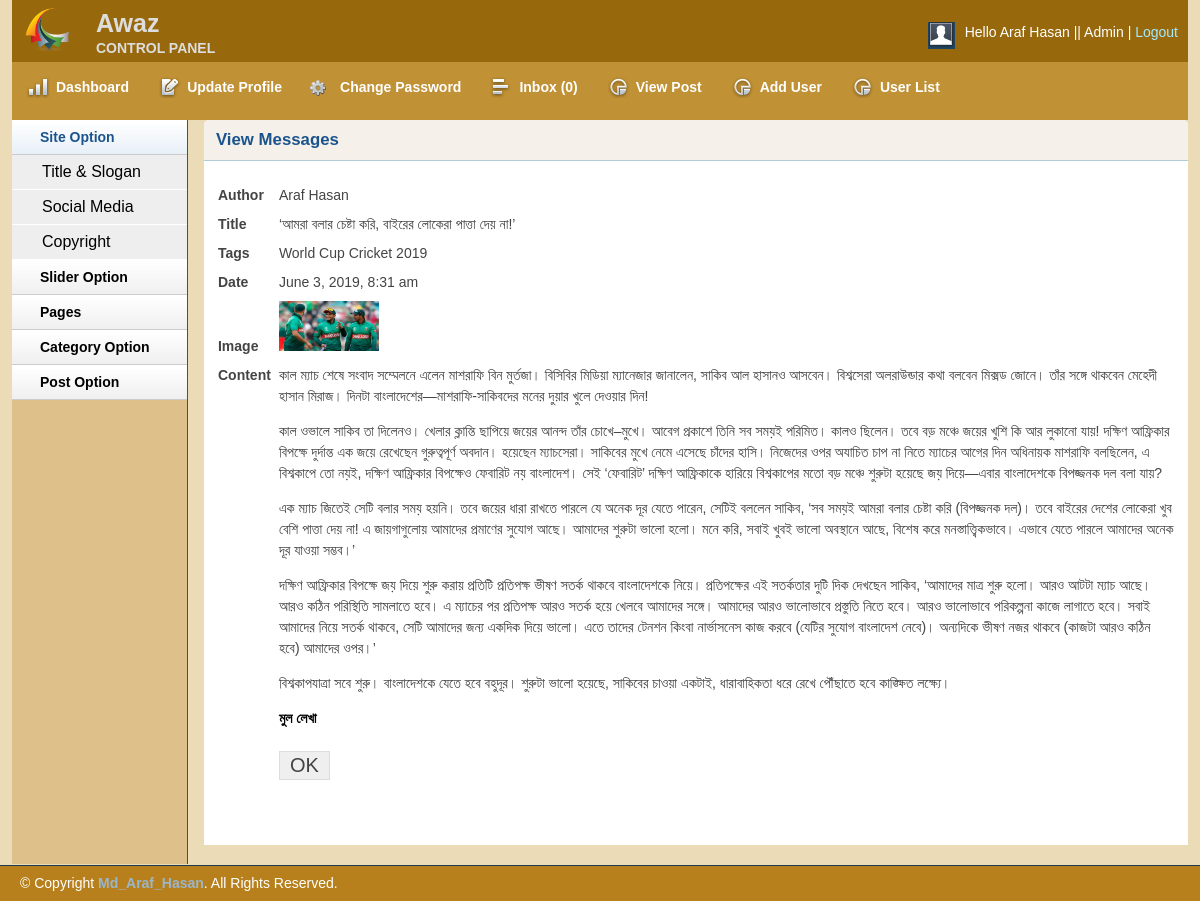
Page /admin/viewpost.php?viewpostid=2 (signed in) on the committed database.
### tables this page shows
CREATE TABLE `tbl_post` (
  `id` int(11) NOT NULL,
  `catagory` int(11) NOT NULL,
  `title` varchar(255) NOT NULL,
  `body` text NOT NULL,
  `image` varchar(255) NOT NULL,
  `author` varchar(50) NOT NULL,
  `tags` varchar(255) NOT NULL,
  `date` timestamp NOT NULL DEFAULT CURRENT_TIMESTAMP,
  `vdo` varchar(512) NOT NULL,
  `userid` int(11) NOT NULL
);

### lib/Database.php (called while the page is built, shortened)
<?php
	class Database
	{
		public $host 	= DB_HOST;
		public $user 	= DB_USER;
		public $pass 	= DB_PASS;
		public $dbName 	= DB_NAME;
		public $link, $error;
		private function connectDB(){
			$this->link = new mysqli($this->host, $this->user, $this->pass, $this->dbName);
			$this->link->set_charset("utf8");
		}
		public function selectData($data){
			$result = $this->link->query($data) or die ($this->link->error.__LINE__);
			if ($result->num_rows > 0) {
				return $result;
			}else{
				return false;
			}
		}
	}
?>

### helpers/formate.php (called while the page is built, shortened)
<?php
	class formate{
		public function formatDate($date){
			return date("F j, Y, g:i a",strtotime($date));
		}
	}
?>

### admin/viewpost.php (the view, shortened to what this page needs)
<?php include 'inc/adheader.php'; ?>
<?php include 'inc/adsidebar.php'; ?>
<?php
    $postid = mysqli_real_escape_string($db->link, $_GET['viewpostid']);
    if(!isset($postid) || $postid == NULL){
        echo "<script> window. location = 'postlist.php';</script>";
    }else{
        $id = $postid;
    }
?>
        <div class="grid_10">
            <div class="box round first grid">
                <h2>View Messages</h2>
                <div class="block">
                <?php
                    $query = "SELECT * FROM tbl_post WHERE id = '$id'";
                    $post   = $db->selectData($query);
                    if($post){
                        while ($result = $post->fetch_assoc()) {?>
                 <form action="" method="post">
                    <table class="form">
                        <tr>
                            <td>
                                <label>Author</label>
                            </td>
                            <td>
                                <span><?php echo $result['author']; ?></span>
                            </td>
                        </tr>
                        <tr>
                            <td>
                                <label>Title</label>
                            </td>
                            <td>
                                <span><?php echo $result['title']; ?></span>
                            </td>
                        </tr>
                        <tr>
                            <td>
                                <label>Tags</label>
                            </td>
                            <td>
                                <span><?php echo $result['tags']; ?></span>
                            </td>
                        </tr>
                        <tr>
                            <td>
                                <label>Date</label>
                            </td>
                            <td>
                                <span><?php echo $fm->formatDate($result['date']); ?></span>
                            </td>
                        </tr>
                        <tr>
                            <td>
                                <label>Image</label>
                            </td>
                            <td>
                                <img src="<?php echo $result['image']; ?>" height="50px" width="100px"></br>
                            </td>
                        </tr>
                        <tr>
                            <td>
                                <label>Content</label>
                            </td>
                            <td>
                                <span><?php echo $result['body']; ?></span>
                            </td>
                        </tr>
						<tr>
                            <td></td>
                            <td>
                                <input type="submit" name="submit" Value="OK" />
                            </td>
                        </tr>
                    </table>
                    </form>
                    <?php } } ?>
                </div>
            </div>
        </div>
    <?php include 'inc/adfooter.php'; ?>

### admin/css/text.css (style rules this page uses)
body { font: 13px/1.5 Tahoma, Helvetica, Arial, 'Liberation Sans', FreeSans, sans-serif; }
h2 { font-size: 23px; }
p, dl, hr, h1, h2, h3, h4, h5, h6, ol, ul, pre, table, address, fieldset { margin-bottom: 20px; }

### admin/css/grid.css (style rules this page uses)
.grid_1, .grid_2, .grid_3, .grid_4, .grid_5, .grid_6, .grid_7, .grid_8, .grid_9, .grid_10, .grid_11, .grid_12, .grid_13, .grid_14, .grid_15, .grid_16 { display: inline; float: left; margin-left: 1%; margin-right: 1%; }
.container_12 .grid_10 { width: 81.333%; }

### admin/css/layout.css (style rules this page uses)
body { background: #fff none repeat scroll 0 0; color: #444; font-size: 14px; padding: 0; }
a { color: #000; font-weight:bold; text-decoration: none; }
h1, h2, h3, h4, h5, h6 { line-height:1.2em; margin-bottom:.3em; }
h2 { margin-top:1em; }
.box { background:#fff; margin-bottom:20px; padding:10px 10px 10px 10px; margin-left:-8px; }
.box.grid { padding-bottom:40px; }
.box.round { -moz-border-radius: 5px 5px 0px 0px; -webkit-border-radius: 5px 5px 0px 0px; border-radius: 5px 5px 0px 0px; }
.box h2 { font-size:1.2em; font-weight:bold; color:#1B548D; background:#f5f1ea; margin:-10px -10px 0 -10px; padding:10px 12px; border-bottom:1px solid #B3CBD6; -moz-border-radius: 5px 5px 0px 0px; -webkit-border-radius: 5px 5px 0px 0px; border-radius: 5px 5px 0px 0px; }
.box.first { min-height: 406px; }
.block { padding-top:20px; }
p { margin-bottom:1em; }
table.form { width:100%; }
table.form td { padding:4px 4px; }
table.form label { font-weight:bold; }
table.form input, table.form select { font-size: 15px; padding: 4px 4px 5px 4px; border-top: 1px solid #b3b3b3; border-left: 1px solid #b3b3b3; border-right: 1px solid #eaeaea; border-bottom: 1px solid #eaeaea; }
table.form input[type="submit"] { border: 1px solid #ddd; color: #444; cursor: pointer; font-size: 20px; padding: 2px 10px; }
.block { padding-bottom:1px; }

### rows in the picture
tbl_post: author "Araf Hasan", title "‘আমরা বলার চেষ্টা করি, বাইরের লোকেরা পাত্তা দেয় না!’", tags "World Cup Cricket 2019", date "June 3, 2019, 8:31 am", image (picture), body "কাল ম্যাচ শেষে সংবাদ সম্মেলনে এলেন মাশরাফি বিন মুর্তজা। বিসিবির মিডিয়া ম্যানেজার জানালেন, সাকিব আল হাসানও আসবেন। বিশ্বসেরা অলরাউন্ডার কথা বলবেন মিক্সড জোনে। তাঁর সঙ্গে থাকবেন মেহেদী হাসান মিরাজ। দিনটা বাংলাদেশের—মাশরাফি-সাকিবদের মনের দুয়ার খুলে দেওয়ার দিন! কাল ওভালে সাকিব তা দিলেনও। খেলার ক্লান্তি ছাপিয়ে জয়ের আনন্দ তাঁর চোখে–মুখে। আবেগ প্রকাশে তিনি সব সময়ই পরিমিত। কালও ছিলেন। তবে বড় মঞ্চে জয়ের খুশি কি আর লুকানো যায়! দক্ষিণ আফ্রিকার বিপক্ষে দুর্দান্ত এক জয়ে রেখেছেন গুরুত্বপূর্ণ অবদান। হয়েছেন ম্যাচসেরা। সাকিবের মুখে নেমে এসেছে চাঁদের হাসি। নিজেদের ওপর অযাচিত চাপ না নিতে ম্যাচের আগের দিন অধিনায়ক মাশরাফি বলছিলেন, এ বিশ্বকাপে তো নয়ই, দক্ষিণ আফ্রিকার বিপক্ষেও ফেবারিট নয় বাংলাদেশ। সেই ‘ফেবারিট’…"

### other values in the picture
Session::get('name') "Araf Hasan"
